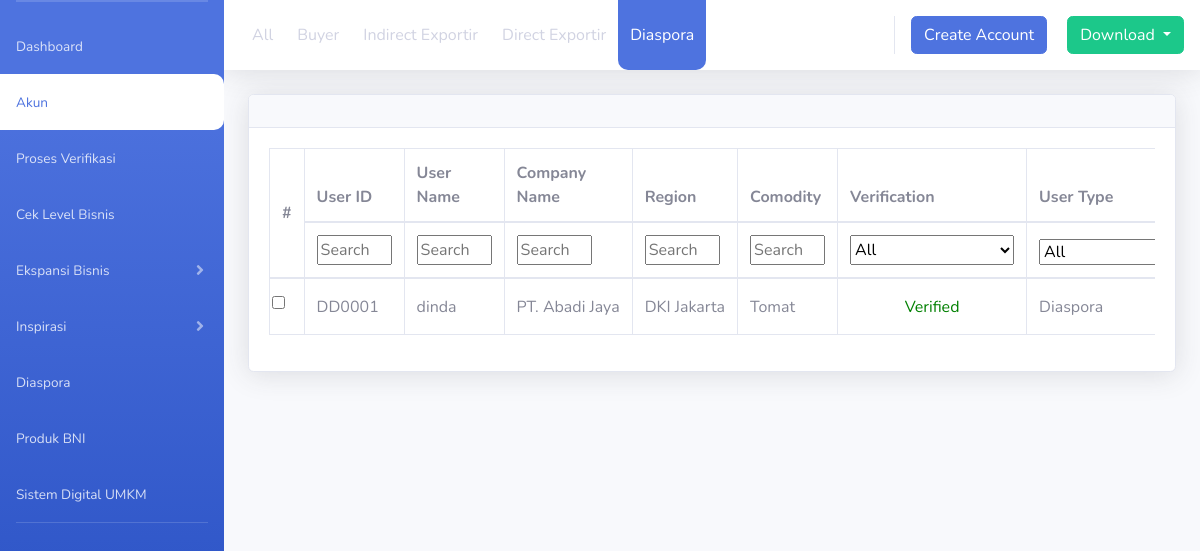
Before: /index.php/akun/diaspora with the older database file.
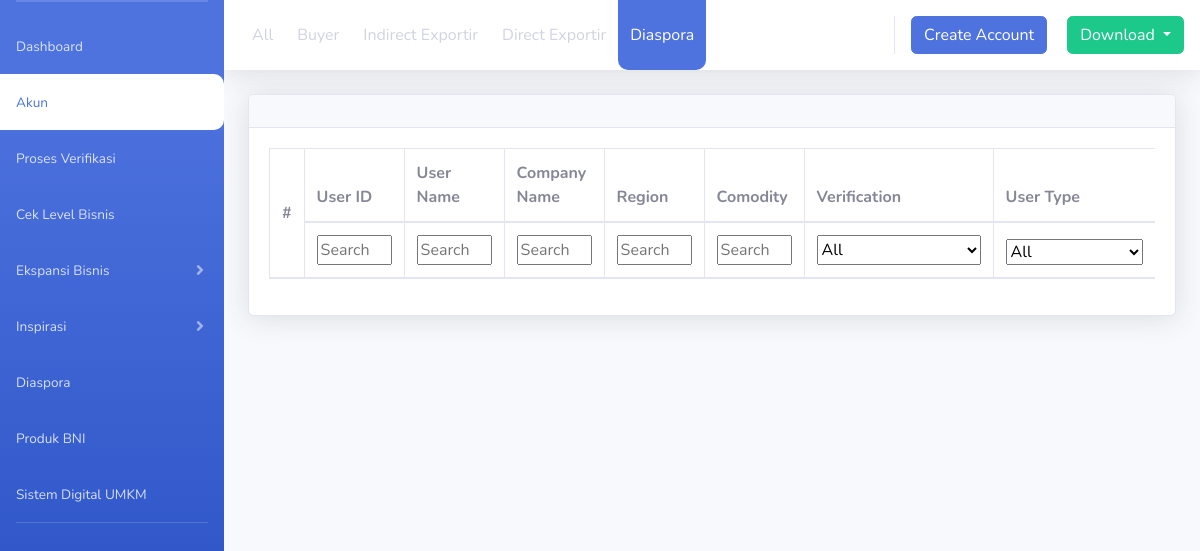
After: the same page with the newer database file.
### tables this page shows
CREATE TABLE `data_usaha` (
  `id_usaha` int(10) NOT NULL,
  `nama_usaha` varchar(50) NOT NULL,
  `domisili_perusahaan` varchar(50) NOT NULL,
  `email_perusahaan` varchar(70) NOT NULL,
  `website` text NOT NULL,
  `bidang_usaha` varchar(50) NOT NULL,
  `komoditi_usaha` varchar(50) NOT NULL,
  `skala` varchar(50) NOT NULL,
  `satuan` varchar(50) NOT NULL,
  `nib` varchar(50) NOT NULL,
  `npwp_perusahaan` varchar(50) NOT NULL,
  `no_siup` varchar(50) NOT NULL,
  `no_peb` varchar(50) NOT NULL,
  `no_akta` varchar(50) NOT NULL,
  `verified` varchar(50) NOT NULL,
  `qyc_nib` tinyint(4) NOT NULL,
  `qyc_npwp` tinyint(4) NOT NULL,
  `qyc_siup` tinyint(4) NOT NULL,
  `qyc_peb` tinyint(4) NOT NULL,
  `qyc_akta` tinyint(4) NOT NULL,
  `qyc_domisili` tinyint(4) NOT NULL,
  `foto_nib` varchar(500) DEFAULT NULL,
  `foto_npwp` varchar(500) DEFAULT NULL,
  `foto_siup` varchar(500) DEFAULT NULL,
  `foto_peb` varchar(500) DEFAULT NULL,
  `foto_akta` varchar(500) DEFAULT NULL,
  `foto_domisili` varchar(500) DEFAULT NULL,
  `kd_data_diri` varchar(20) DEFAULT NULL
);

CREATE TABLE `data_diri` (
  `id_data_diri` int(10) NOT NULL,
  `kd_data_diri` varchar(20) NOT NULL,
  `nik` varchar(30) NOT NULL,
  `nama_pemilik` varchar(100) NOT NULL,
  `npwp` varchar(30) NOT NULL,
  `no_telp` varchar(15) NOT NULL,
  `email` varchar(70) NOT NULL,
  `domisili` varchar(100) NOT NULL,
  `foto` varchar(100) DEFAULT NULL,
  `user_type` varchar(20) NOT NULL,
  `verifikasi` varchar(50) NOT NULL,
  `date_create` date NOT NULL,
  `priority` varchar(50) DEFAULT NULL,
  `verifikasi_date` date DEFAULT NULL,
  `assigned_officer` varchar(50) DEFAULT NULL,
  `negara_officer` varchar(45) DEFAULT NULL,
  `kota_officer` varchar(45) DEFAULT NULL
);

### application/models/Akun_model.php (called while the page is built, shortened)
<?php
class akun_model extends CI_ModeL
{
    public function diaspora()
    {
        $this->db->select('data_diri.kd_data_diri, data_diri.nik, data_diri.nama_pemilik, data_usaha.nama_usaha, data_usaha.komoditi_usaha, data_diri.verifikasi, data_usaha.domisili_perusahaan, data_diri.user_type, data_diri.date_create');
        $this->db->from('data_usaha');
        $this->db->join('data_diri', 'data_diri.kd_data_diri=data_usaha.kd_data_diri');
        $this->db->order_by('data_diri.kd_data_diri', 'ASC');
        $this->db->where('user_type', 'Diaspora');
        $query = $this->db->get();
        return $query->result();
    }
}

### application/controllers/Akun.php (called while the page is built, shortened)
<?php
class akun extends CI_Controller
{
    function diaspora()
    {
        $data = array(
            'title' => 'Form Diaspora',
            'header' => 'template/header',
            'menu' => 'template/menu',
            'content' => 'template/content',
            'footer' => 'template/footer',
            'app' => 'akun',
            'akun' => $this->akun->diaspora(),
        );
    }
}

### index.php (called while the page is built, shortened)
<?php
require_once BASEPATH.'core/CodeIgniter.php';

### application/views/akun.php (the view, shortened to what this page needs)
<div class="card shadow mb-4">
    <div class="card-header py-3">
    </div>
    <div class="card-body">
        <div class="table-responsive">
            <table class="table table-bordered" id="dataTable" width="100%" cellspacing="0">
                <thead>
                    <tr>
                        <th rowspan="2" class="align-middle">#</th>
                        <th>User ID</th>
                        <th>User Name</th>
                        <th>Company Name</th>
                        <th>Region</th>
                        <th>Comodity</th>
                        <th>Verification</th>
                        <th>User Type</th>
                    </tr>
                    <tr>
                        <th class="searchHeader">Search</th>
                        <th class="searchHeader">Search</th>
                        <th class="searchHeader">Search</th>
                        <th class="searchHeader">Search</th>
                        <th class="searchHeader">Search</th>
                        <th class="searchHeader">Verification</th>
                        <th class="searchHeader">User Type</th>
                    </tr>
                </thead>
                <tbody>
                    <?php foreach ($akun as $rs) : ?>
                        <tr onclick="sData(this)">
                            <td style="text-align:right; white-space:nowrap;"><input class="form-check-input" type="checkbox" onclick="csData(this)" value="option1"></td>
                            <td style="vertical-align: middle; white-space:nowrap;"><?= $rs->kd_data_diri; ?></td>
                            <td style="vertical-align: middle; white-space:nowrap;"><?= $rs->nama_pemilik; ?></td>
                            <td style="vertical-align: middle; white-space:nowrap;"><?= $rs->nama_usaha; ?></td>
                            <td style="vertical-align: middle; white-space:nowrap;"><?= $rs->domisili_perusahaan; ?></td>
                            <td style="vertical-align: middle; white-space:nowrap;"><?= $rs->komoditi_usaha; ?></td>
                            <td style="vertical-align: middle; white-space:nowrap;"> <?php if ($rs->verifikasi == 0) { ?>
                                    <a href="<?= site_url('detail_akun'); ?>/index/<?= $rs->kd_data_diri; ?>" class="btn btn-warning btn-sm" style="width: 100%;">Need to Verification </a>
                                <?php } else { ?> <div style="color:green; text-align:center;"> Verified</div> <?php } ?>
                            <td style="vertical-align: middle; white-space:nowrap;"><?= $rs->user_type; ?></td>
                        </tr>
                    <?php endforeach ?>
                </tbody>
            </table>
        </div>
    </div>
</div>

Changed rows visible on the page:
removed data_usaha: kd_data_diri.kd_data_diri "DD0001", kd_data_diri.nama_pemilik "dinda", nama_usaha "PT. Abadi Jaya", domisili_perusahaan "DKI Jakarta", komoditi_usaha "Tomat", kd_data_diri.user_type "Diaspora"
